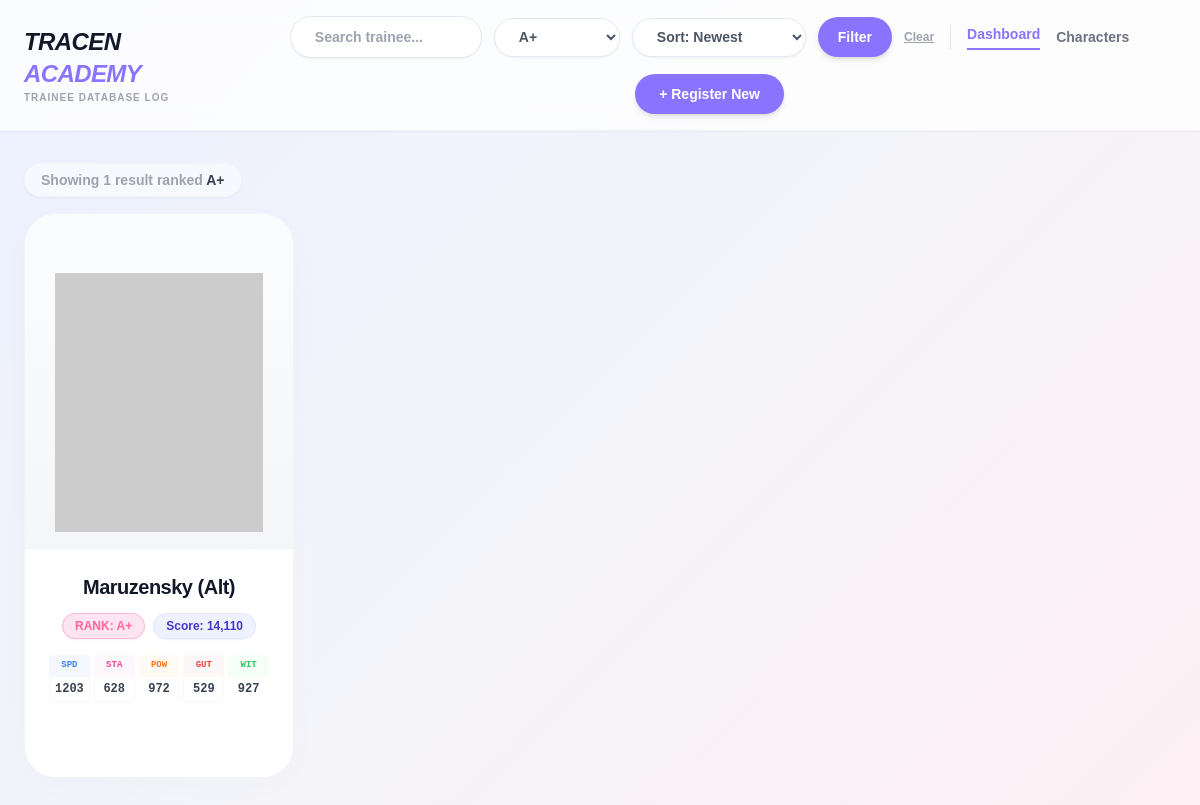
Page /index.php?rank_filter=A+ on the committed database.
### tables this page shows
CREATE TABLE `trainees` (
  `id` int(11) NOT NULL,
  `character_id` varchar(10) NOT NULL,
  `final_rank` varchar(10) DEFAULT NULL,
  `rating_score` int(11) DEFAULT NULL,
  `stat_speed` int(11) DEFAULT 0,
  `stat_stamina` int(11) DEFAULT 0,
  `stat_power` int(11) DEFAULT 0,
  `stat_guts` int(11) DEFAULT 0,
  `stat_wit` int(11) DEFAULT 0,
  `notes` text DEFAULT NULL,
  `logged_at` timestamp NOT NULL DEFAULT current_timestamp()
);

CREATE TABLE `characters` (
  `id` varchar(10) NOT NULL,
  `name` varchar(100) NOT NULL,
  `image_url` varchar(255) NOT NULL,
  `b_spd` int(11) DEFAULT NULL,
  `b_sta` int(11) DEFAULT NULL,
  `b_pow` int(11) DEFAULT NULL,
  `b_gut` int(11) DEFAULT NULL,
  `b_wit` int(11) DEFAULT NULL,
  `bon_spd` int(11) DEFAULT NULL,
  `bon_sta` int(11) DEFAULT NULL,
  `bon_pow` int(11) DEFAULT NULL,
  `bon_gut` int(11) DEFAULT NULL,
  `bon_wit` int(11) DEFAULT NULL,
  `apt_turf` varchar(1) DEFAULT NULL,
  `apt_dirt` varchar(1) DEFAULT NULL,
  `apt_short` varchar(1) DEFAULT NULL,
  `apt_mile` varchar(1) DEFAULT NULL,
  `apt_medium` varchar(1) DEFAULT NULL,
  `apt_long` varchar(1) DEFAULT NULL,
  `apt_runner` varchar(1) DEFAULT NULL,
  `apt_leader` varchar(1) DEFAULT NULL,
  `apt_betweener` varchar(1) DEFAULT NULL,
  `apt_chaser` varchar(1) DEFAULT NULL
);

### index.php (the view, shortened to what this page needs)
<?php
require_once 'config/database.php';
$sort = isset($_GET['sort']) ? $_GET['sort'] : 'newest';
$search = isset($_GET['search']) ? trim($_GET['search']) : '';
$rank_filter = isset($_GET['rank_filter']) ? $_GET['rank_filter'] : '';
$order_sql = "trainees.logged_at DESC";
$where_clauses = [];
$params = [];
if ($rank_filter !== '') {
    $where_clauses[] = "trainees.final_rank = :rank_filter";
    $params[':rank_filter'] = $rank_filter;
}
$where_sql = count($where_clauses) > 0 ? "WHERE " . implode(" AND ", $where_clauses) : "";
$query = "SELECT trainees.*, characters.name AS uma_name, characters.id AS char_id
          FROM trainees
          JOIN characters ON trainees.character_id = characters.id
          $where_sql
          ORDER BY $order_sql";
$stmt = $pdo->prepare($query);
$stmt->execute($params);
$trainees = $stmt->fetchAll();
$rank_order = ['US','UA','UB','UC','UD','UE','UF','UG','SS+','SS','S+','S','A+','A','B+','B','C+','C','D+','D','E+','E','F+','F','G+','G'];
$existing_ranks = $pdo->query("SELECT DISTINCT final_rank FROM trainees WHERE final_rank IS NOT NULL")->fetchAll(PDO::FETCH_COLUMN);
$available_ranks = array_values(array_filter($rank_order, fn($r) => in_array($r, $existing_ranks)));
?>
<!DOCTYPE html>
<html lang="en">
<head>
    <script src="https://cdn.tailwindcss.com"></script>
</head>
<body class="antialiased min-h-screen pb-12">
    <nav class="bg-white/80 backdrop-blur-md shadow-sm sticky top-0 z-50 border-b border-gray-100">
        <div class="max-w-7xl mx-auto px-4 sm:px-6 py-4 flex flex-col lg:flex-row justify-between items-center gap-4">
            <div class="text-center lg:text-left">
                <a href="index.php">
                    <h1 class="text-2xl font-black tracking-tight text-gray-900 uppercase italic">
                        Tracen <span class="uma-primary-text">Academy</span>
                    </h1>
                </a>
                <p class="text-[10px] font-bold text-gray-400 tracking-widest uppercase">Trainee Database Log</p>
            </div>
            <div class="flex flex-wrap items-center justify-center gap-3 sm:gap-4">
                <form action="index.php" method="GET" class="flex flex-wrap items-center justify-center gap-2 sm:gap-3 m-0">
                    <input type="text" name="search" value="<?php echo htmlspecialchars($search); ?>" placeholder="Search trainee..." class="clean-search shadow-sm w-40 sm:w-48">
                    <select name="rank_filter" onchange="this.form.submit()" class="clean-select shadow-sm bg-white">
                        <?php foreach($available_ranks as $r): ?>
                            <option value="<?php echo htmlspecialchars($r); ?>" <?php if($rank_filter === $r) echo 'selected'; ?>><?php echo htmlspecialchars($r); ?></option>
                        <?php endforeach; ?>
                    </select>
                    <select name="sort" onchange="this.form.submit()" class="clean-select shadow-sm bg-white">
                        <option value="newest" <?php if($sort == 'newest') echo 'selected'; ?>>Sort: Newest</option>
                    </select>
                    <button type="submit" class="uma-primary text-white px-4 sm:px-5 py-2 sm:py-2.5 rounded-full font-bold shadow-md hover:scale-105 transition-transform duration-200 text-xs sm:text-sm">Filter</button>
                    <?php if($search !== '' || $rank_filter !== ''): ?>
                        <a href="index.php" class="text-xs font-bold text-gray-400 hover:text-gray-700 underline">Clear</a>
                    <?php endif; ?>
                </form>
                <div class="flex items-center gap-4 font-bold text-xs sm:text-sm text-gray-500">
                    <a href="index.php" class="uma-primary-text border-b-2 border-[#8A73FF] pb-1">Dashboard</a>
                    <a href="characters.php" class="hover:text-[#8A73FF] transition">Characters</a>
                </div>
                <a href="add-trainee.php" class="uma-primary text-white px-4 sm:px-6 py-2 sm:py-2.5 rounded-full font-bold shadow-md hover:scale-105 transition-transform duration-200 text-xs sm:text-sm whitespace-nowrap">
                    + Register New
                </a>
            </div>
        </div>
    </nav>
    <div class="max-w-7xl mx-auto px-4 sm:px-6 mt-6 sm:mt-8">
        <?php if($search !== '' || $rank_filter !== ''): ?>
            <p class="text-xs sm:text-sm font-bold text-gray-400 mb-4 bg-white/60 inline-block px-4 py-1.5 rounded-full border border-gray-100 shadow-sm">
                Showing <?php echo count($trainees); ?> result<?php echo count($trainees) !== 1 ? 's' : ''; ?>
                <?php if($rank_filter !== ''): ?> ranked <span class="text-gray-700"><?php echo htmlspecialchars($rank_filter); ?></span><?php endif; ?>
            </p>
        <?php endif; ?>
        <div class="grid grid-cols-2 sm:grid-cols-2 md:grid-cols-3 lg:grid-cols-4 gap-3 sm:gap-6">
            <?php if(count($trainees) > 0): ?>
                <?php foreach($trainees as $t): ?>
                    <div class="bg-white/90 rounded-[1.25rem] sm:rounded-[2rem] shadow-[0_4px_20px_rgb(0,0,0,0.01)] sm:shadow-[0_8px_30px_rgb(0,0,0,0.02)] hover:shadow-[0_20px_40px_rgba(138,115,255,0.08)] transition-all duration-300 overflow-hidden group border border-gray-100 flex flex-col relative transform hover:-translate-y-0.5 sm:hover:-translate-y-1">
                        <div class="relative w-full aspect-[4/5] bg-gradient-to-b from-gray-50/50 to-gray-100/80 flex items-end justify-center overflow-hidden border-b border-gray-100 p-2 sm:p-4">
                            <?php
                                $prefix = substr($t['character_id'], 0, 4);
                                $local_image = "assets/images/characters/chara_stand_{$prefix}_{$t['character_id']}.png";
                            ?>
                            <img src="<?php echo htmlspecialchars($local_image); ?>"
                                 alt="<?php echo htmlspecialchars($t['uma_name']); ?>"
                                 class="w-[92%] sm:w-[88%] h-auto object-contain object-bottom group-hover:scale-105 transition-transform duration-500 ease-out z-10"
                                 onerror="this.src='https://via.placeholder.com/400x500.png?text=Image+Not+Found'">
                        </div>
                        <div class="p-3 sm:p-6 flex-1 flex flex-col bg-white z-20">
                            <h3 class="text-sm sm:text-xl font-black text-gray-900 text-center leading-tight mb-2 sm:mb-3 truncate tracking-tight group-hover:uma-primary-text transition-colors">
                                <?php echo htmlspecialchars($t['uma_name']); ?>
                            </h3>
                            <div class="flex flex-wrap justify-center items-center gap-1 sm:gap-2 mb-3 sm:mb-4">
                                <?php if($t['final_rank']): ?>
                                    <span class="bg-[#FFE5F1] text-[#FF6699] px-2 sm:px-3 py-0.5 sm:py-1 rounded-full text-[10px] sm:text-xs font-black shadow-sm border border-[#FFB3D9] whitespace-nowrap">
                                        RANK: <?php echo htmlspecialchars($t['final_rank']); ?>
                                    </span>
                                <?php endif; ?>
                                <?php if($t['rating_score']): ?>
                                    <span class="bg-indigo-50 text-indigo-700 px-2 sm:px-3 py-0.5 sm:py-1 rounded-full text-[10px] sm:text-xs font-black shadow-sm border border-indigo-100 whitespace-nowrap">
                                        Score: <?php echo number_format($t['rating_score']); ?>
                                    </span>
                                <?php endif; ?>
                            </div>
                            <div class="grid grid-cols-5 gap-0.5 sm:gap-1 mb-3 sm:mb-4 text-center font-mono">
                                <div><p class="text-[7px] sm:text-[9px] font-bold text-blue-500 bg-blue-50/60 rounded-t py-0.5 sm:py-1">SPD</p><p class="text-[10px] sm:text-xs font-black text-gray-700 border border-t-0 border-blue-50/50 rounded-b py-0.5 sm:py-1"><?php echo $t['stat_speed']; ?></p></div>
                                <div><p class="text-[7px] sm:text-[9px] font-bold text-pink-500 bg-pink-50/60 rounded-t py-0.5 sm:py-1">STA</p><p class="text-[10px] sm:text-xs font-black text-gray-700 border border-t-0 border-pink-50/50 rounded-b py-0.5 sm:py-1"><?php echo $t['stat_stamina']; ?></p></div>
                                <div><p class="text-[7px] sm:text-[9px] font-bold text-orange-500 bg-orange-50/60 rounded-t py-0.5 sm:py-1">POW</p><p class="text-[10px] sm:text-xs font-black text-gray-700 border border-t-0 border-orange-50/50 rounded-b py-0.5 sm:py-1"><?php echo $t['stat_power']; ?></p></div>
                                <div><p class="text-[7px] sm:text-[9px] font-bold text-red-500 bg-red-50/60 rounded-t py-0.5 sm:py-1">GUT</p><p class="text-[10px] sm:text-xs font-black text-gray-700 border border-t-0 border-red-50/50 rounded-b py-0.5 sm:py-1"><?php echo $t['stat_guts']; ?></p></div>
                                <div><p class="text-[7px] sm:text-[9px] font-bold text-green-500 bg-green-50/60 rounded-t py-0.5 sm:py-1">WIT</p><p class="text-[10px] sm:text-xs font-black text-gray-700 border border-t-0 border-green-50/50 rounded-b py-0.5 sm:py-1"><?php echo $t['stat_wit']; ?></p></div>
                            </div>
                        </div>
                    </div>
                <?php endforeach; ?>
            <?php endif; ?>
        </div>
    </div>
</body>
</html>

### index.php (style rules this page uses)
body { font-family: 'Noto Sans JP', sans-serif; background: linear-gradient(135deg, #EBF0FF 0%, #F4F5FA 50%, #FFF0F5 100%); color: #333333; }
.uma-primary { background-color: #8A73FF; }
.uma-primary-text { color: #8A73FF; }
.clean-select { background-color: #FFFFFF; border: 1px solid #E2E8F0; border-radius: 9999px; padding: 0.5rem 1rem; outline: none; transition: all 0.2s; cursor: pointer; font-weight: 700; color: #4B5563; font-size: 0.825rem; }
@media (min-width: 640px) { .clean-select { padding: 0.6rem 1.25rem; font-size: 0.875rem; } }
.clean-search { background-color: #FFFFFF; border: 1px solid #E2E8F0; border-radius: 9999px; padding: 0.5rem 1.25rem; outline: none; transition: all 0.2s; font-weight: 700; color: #4B5563; font-size: 0.825rem; }
@media (min-width: 640px) { .clean-search { padding: 0.6rem 1.5rem; font-size: 0.875rem; } }

### rows in the picture
trainees: character.name "Maruzensky (Alt)", final_rank "A+", rating_score "14,110", stat_speed "1203", stat_stamina "628", stat_power "972", stat_guts "529", stat_wit "927"

### other values in the picture
count($trainees) "1"
$rank_filter "A+"
form field rank_filter "A+"
